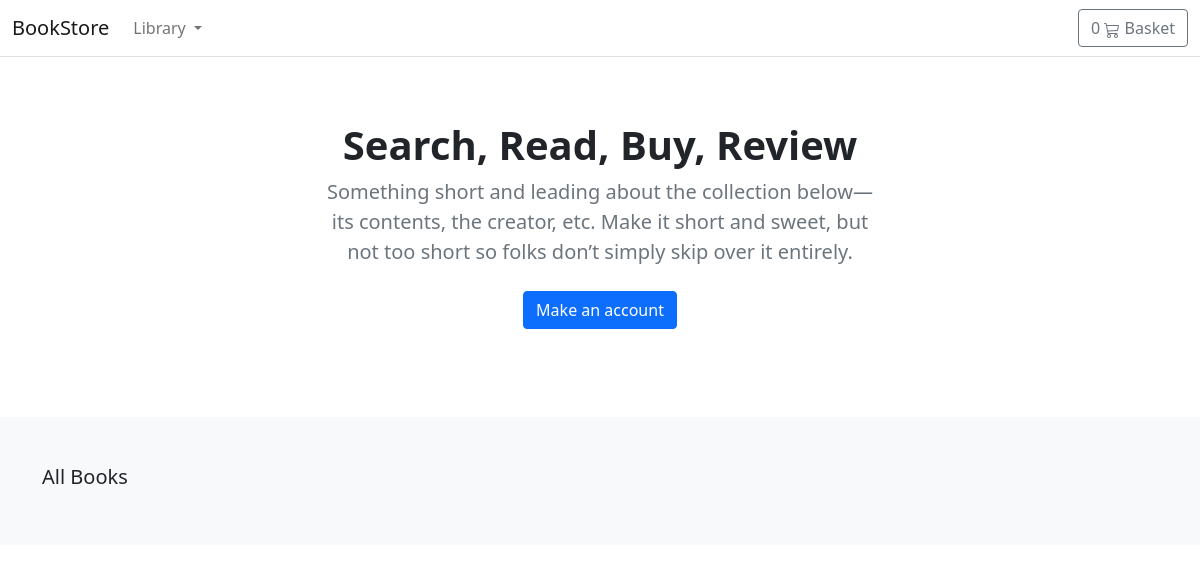
The app's page /, older data.
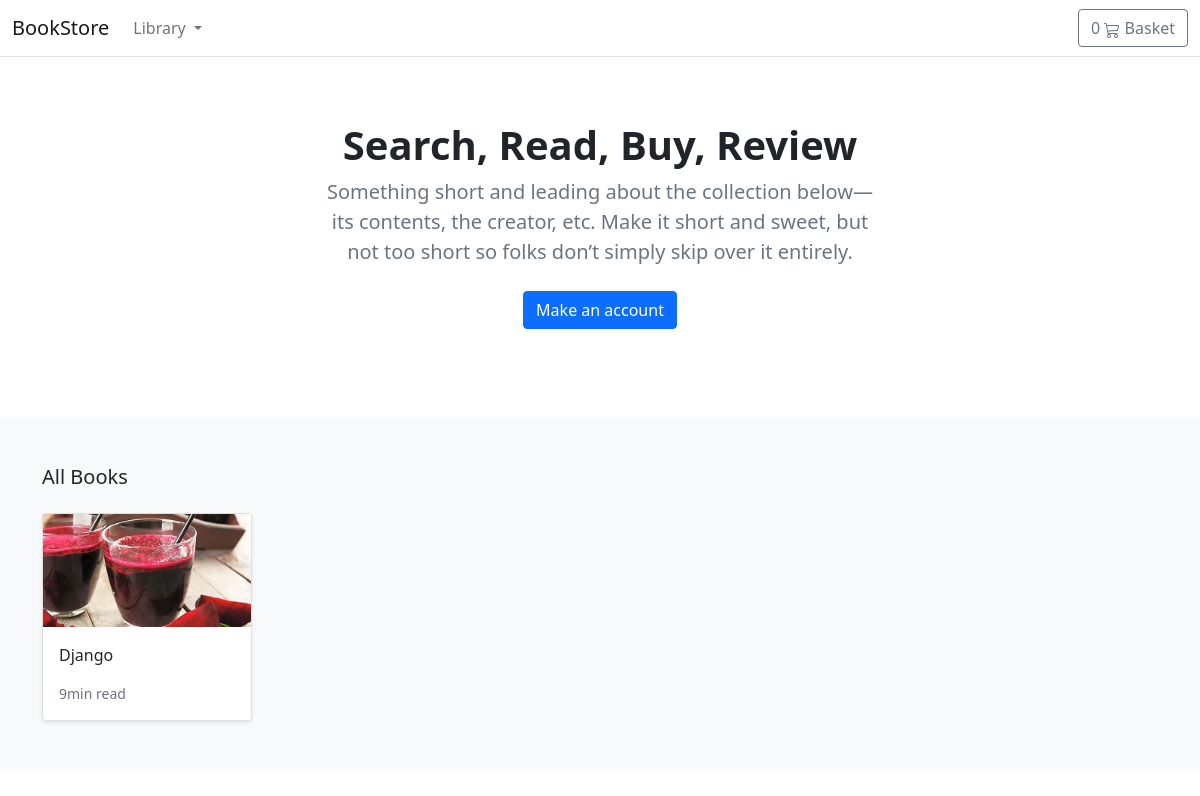
The same page, newer data.
### store/models.py (models this page shows, shortened)
class Product(models.Model):
    category = models.ForeignKey(Category, related_name='product', on_delete=models.CASCADE)
    created_by = models.ForeignKey(User, on_delete=models.CASCADE, related_name='product_creator')
    title = models.CharField(max_length=255)
    author = models.CharField(max_length=255, default='admin')
    description = models.TextField(blank=True)
    image = models.ImageField(upload_to='images/', default='images/default.png')
    slug = models.SlugField(max_length=255)
    price = models.DecimalField(max_digits=4, decimal_places=2)
    in_stock = models.BooleanField(default=True)
    is_active = models.BooleanField(default=True)
    created = models.DateTimeField(auto_now_add=True)
    updated = models.DateTimeField(auto_now=True)
    objects = models.Manager()
    products = ProductManager()
    class Meta:
        verbose_name_plural = 'Products'
        ordering = ('-created',)
    def get_absolute_url(self):
        return reverse('store:product_detail', args=[self.slug])

### store/views.py (the view)
# urls.py: path('', views.product_all, name='product_all'),
def product_all(request):
    products = Product.products.all()
    return render(request, 'store/home.html', {'products': products})

### basket/basket.py (called while the page is built)
    def __len__(self):
        return sum(item['qty'] for item in self.basket.values())

### basket/context_processors.py (called while the page is built)
def basket(request):
    return {'basket': Basket(request)}

### store/context_processors.py (called while the page is built)
def categories(request):
    return {
        'categories': Category.objects.all()
    }

### store/models.py (called while the page is built)
    def get_queryset(self):
        return super(ProductManager, self).get_queryset().filter(is_active=True)

    def get_absolute_url(self):
        return reverse('store:category_list', args=[self.slug])

### templates/store/home.html (shortened to what this page needs)
{% extends "./base.html" %}
{% load static %}
{% block content %}
<main>
  <section class="py-5 text-center container">
    <div class="row py-lg-3">
      <div class="col-lg-6 col-md-8 mx-auto">
        <h1 class="h1 fw-bold">Search, Read, Buy, Review</h1>
        <p class="lead text-muted">Something short and leading about the collection below—its contents, the creator,
          etc. Make it short and sweet, but not too short so folks don’t simply skip over it entirely.</p>
        <p>
          <a href="#" class="btn btn-primary my-2">Make an account</a>
        </p>
      </div>
    </div>
  </section>
  <div class="album py-5 bg-light">
    <div class="container">
      <div class="pb-3 h5">All Books</div>
      <div class="row row-cols-1 row-cols-sm-2 row-cols-md-5 g-3">
        {% for product in products %}
        <div class="col">
          <div class="card shadow-sm">
            <img class="img-fluid" alt="Responsive image" src="{{ product.image.url }}">
            <div class="card-body">
              <p class="card-text">
                <a class="text-dark text-decoration-none" href="{{ product.get_absolute_url }}">{{ product.title }}</a>
              </p>
              <div class="d-flex justify-content-between align-items-center">
                <small class="text-muted">9min read</small>
              </div>
            </div>
          </div>
        </div>
        {% endfor %}
      </div>
    </div>
  </div>
</main>
{% endblock %}

### templates/store/base.html (shortened to what this page needs)
{% load static %}
<!DOCTYPE html>
<html>
<head>
    <link href="https://cdn.jsdelivr.net/npm/bootstrap@5.0.0-beta1/dist/css/bootstrap.min.css" rel="stylesheet"
>
</head>
<body>
    <header>
        <nav class="navbar navbar-expand-md navbar-light bg-white border-bottom">
            <div class="container-fluid">
                <a class="navbar-brand" href="/">BookStore</a>
                <div class="collapse navbar-collapse" id="navbarCollapse">
                    <ul class="navbar-nav me-auto mb-2 mb-md-0">
                        <li class="nav-item dropdown">
                            <a class="nav-link dropdown-toggle" href="#" id="navbarDropdown" role="button"
                                data-bs-toggle="dropdown" aria-expanded="false">
                                Library
                            </a>
                        </li>
                    </ul>
                    <a type="button" role="button" href="{% url "basket:basket_summary" %}"
                        class="btn btn-outline-secondary">
                        {% with total_qty=basket|length %}
                            <div id="basket-qty" class="d-inline-flex">
                                {% if total_qty > 0 %}
                                    {{ total_qty }}
                                {% else %}
                                    0
                                {% endif %}
                            </div>
                        {% endwith %}
                        Basket
                    </a>
                </div>
            </div>
        </nav>
    </header>
    <div id="content">{% block content %} {% endblock %}</div>
</body>
</html>

Row changes from the older to the newer data that the page shows:
added Product: image (picture), title "Django"
